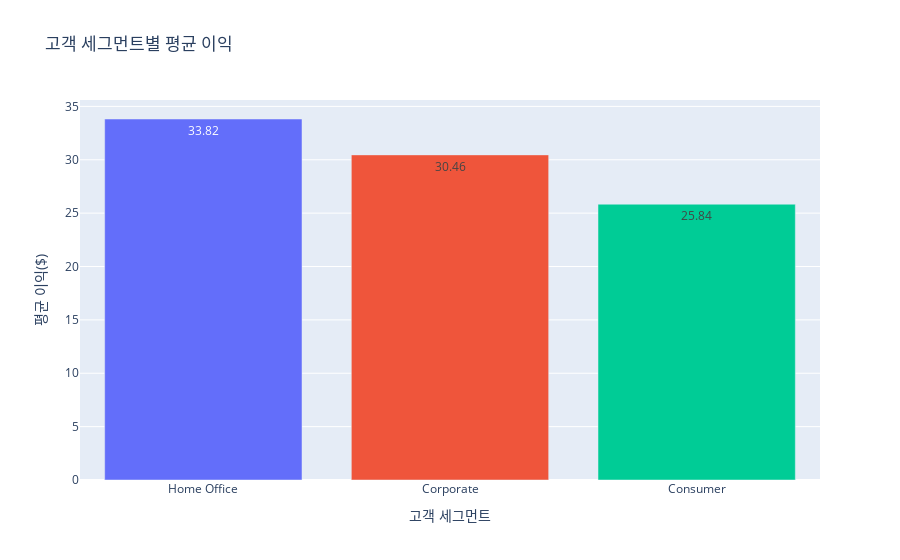

The code cell stored with this chart in its notebook:
### Code cell
# 시각화
fig = px.bar(segment_profit,
             x='Segment',
             y='Profit',
             title='고객 세그먼트별 평균 이익',
             labels={'Segment': '고객 세그먼트', 'Profit': '평균 이익($)'},
             color='Segment',
             text_auto='.2f')
fig.update_layout(showlegend=False)
fig.show()

### Figure 1 — Plotly figure (JSON) as saved in the notebook; plotly's stock layout.template omitted (floating-point values rounded to 4 significant figures)
{"data": [{"hovertemplate": "고객 세그먼트=%{x}<br>평균 이익($)=%{y}<extra></extra>", "legendgroup": "Home Office", "marker": {"color": "#636efa", "pattern": {"shape": ""}}, "name": "Home Office", "orientation": "v", "showlegend": true, "textposition": "auto", "texttemplate": "%{y:.2f}", "type": "bar", "x": ["Home Office"], "xaxis": "x", "y": [33.82], "yaxis": "y"}, {"hovertemplate": "고객 세그먼트=%{x}<br>평균 이익($)=%{y}<extra></extra>", "legendgroup": "Corporate", "marker": {"color": "#EF553B", "pattern": {"shape": ""}}, "name": "Corporate", "orientation": "v", "showlegend": true, "textposition": "auto", "texttemplate": "%{y:.2f}", "type": "bar", "x": ["Corporate"], "xaxis": "x", "y": [30.46], "yaxis": "y"}, {"hovertemplate": "고객 세그먼트=%{x}<br>평균 이익($)=%{y}<extra></extra>", "legendgroup": "Consumer", "marker": {"color": "#00cc96", "pattern": {"shape": ""}}, "name": "Consumer", "orientation": "v", "showlegend": true, "textposition": "auto", "texttemplate": "%{y:.2f}", "type": "bar", "x": ["Consumer"], "xaxis": "x", "y": [25.84], "yaxis": "y"}], "layout": {"barmode": "relative", "legend": {"title": {"text": "고객 세그먼트"}, "tracegroupgap": 0}, "showlegend": false, "title": {"text": "고객 세그먼트별 평균 이익"}, "xaxis": {"anchor": "y", "categoryarray": ["Home Office", "Corporate", "Consumer"], "categoryorder": "array", "domain": [0, 1], "title": {"text": "고객 세그먼트"}}, "yaxis": {"anchor": "x", "domain": [0, 1], "title": {"text": "평균 이익($)"}}}}
